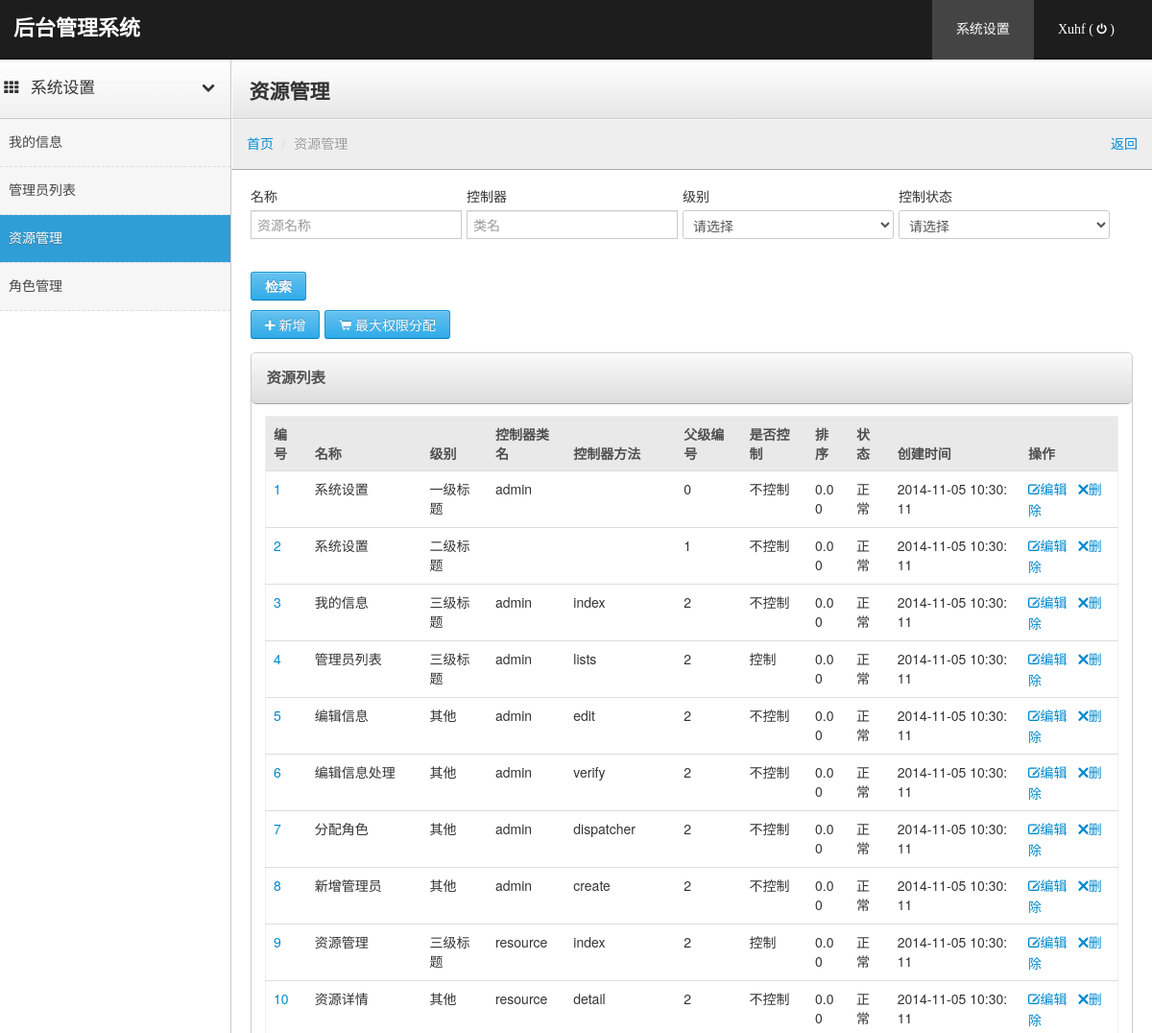
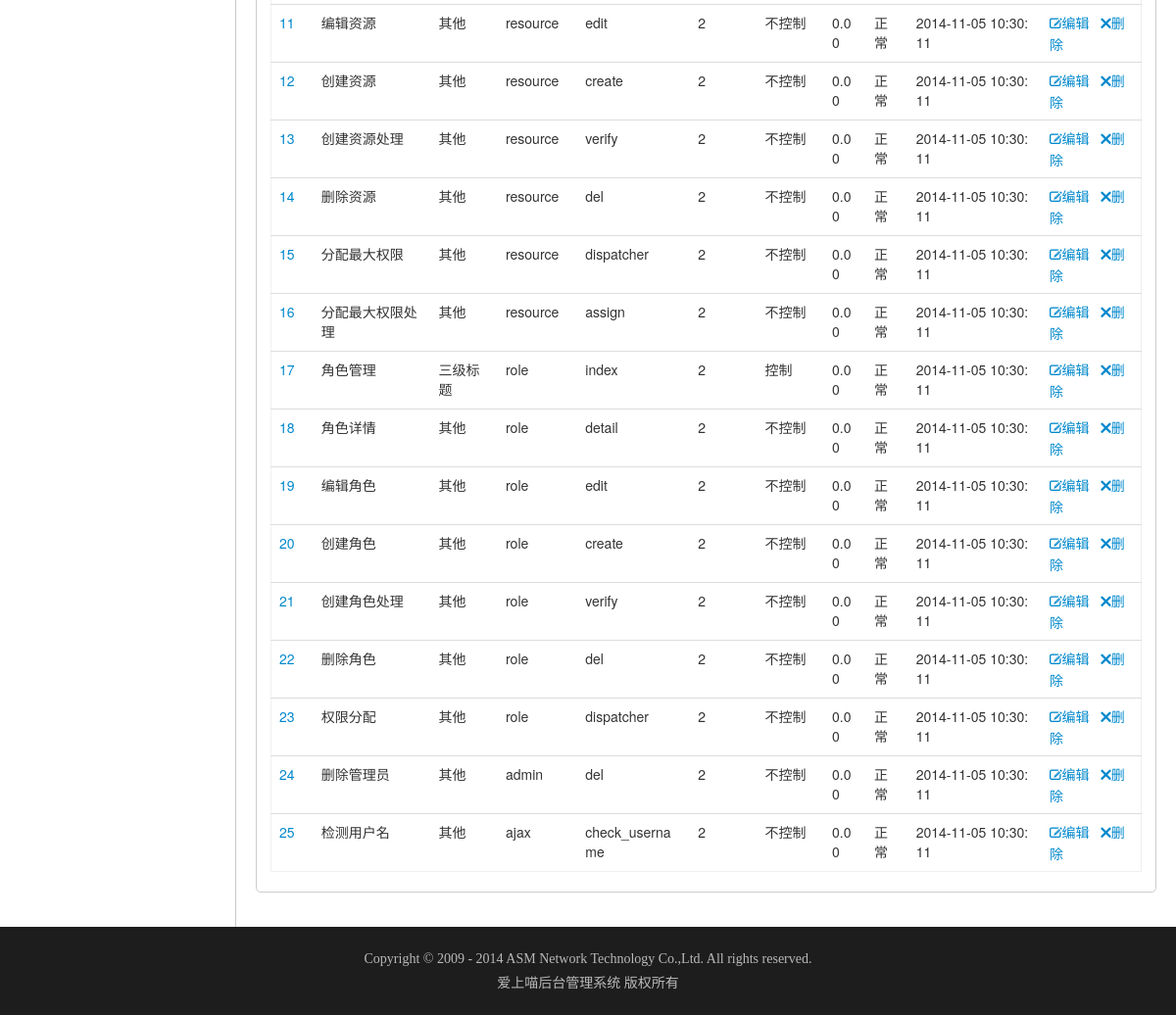
/index.php/resource (signed in), run on the app's committed database (2 pictures, top to bottom).
### tables this page shows
CREATE TABLE `admin_resource` (
  `resource_id` int(4) NOT NULL AUTO_INCREMENT COMMENT '资源ID',
  `title` varchar(100) NOT NULL COMMENT '节点名称',
  `url_directory` varchar(100) NOT NULL DEFAULT '' COMMENT '控制器目录',
  `url_class` varchar(100) NOT NULL COMMENT '控制器类名',
  `url_method` varchar(100) NOT NULL COMMENT '控制器方法',
  `url_param` varchar(255) NOT NULL DEFAULT '' COMMENT '参数，json存储',
  `pid` int(4) NOT NULL DEFAULT '0' COMMENT '上级ID',
  `level` tinyint(1) NOT NULL DEFAULT '1' COMMENT '级别 1一级标题 2二级标题 3菜单 4其他',
  `permission_type` tinyint(1) NOT NULL DEFAULT '1' COMMENT '1必须控制，0非必须控制',
  `sort` decimal(10,2) NOT NULL DEFAULT '0.00' COMMENT '排序，越大越靠前',
  `stat` tinyint(1) NOT NULL DEFAULT '1' COMMENT '状态 1正常 2已冻结 3已删除',
  `created_ts` timestamp NOT NULL DEFAULT CURRENT_TIMESTAMP COMMENT '创建时间',
  PRIMARY KEY (`resource_id`),
  KEY `idx_pid` (`pid`)
);

### application/views/admin_resource/list.php (the view, shortened to what the rows shown need)
<?php $this->load->view('base/header');?>
<div class="content">
    <div class="header"><h1 class="page-title">资源管理</h1></div>
    <div class="container-fluid">
    <div class="block">
        <div id="list" class="block-body collapse in">
            <table class="table table-striped table-hover">
                <thead>
                    <th><span class="tbsort" id="s_resource_id"><?php echo $column['resource_id'];?></span></th>
                    <th><span class="tbsort" id="s_title"><?php echo $column['title'];?></span></th>
                    <th><span class="tbsort" id="s_level"><?php echo $column['level'];?></span></th>
                    <th><span class="tbsort" id="s_url_class"><?php echo $column['url_class'];?></span></th>
                    <th><span class="tbsort" id="s_url_method"><?php echo $column['url_method'];?></span></th>
                    <th><span class="tbsort" id="s_pid"><?php echo $column['pid'];?></span></th>
                    <th><span class="tbsort" id="s_permission_type"><?php echo $column['permission_type'];?></span></th>
                    <th><span class="tbsort" id="s_sort"><?php echo $column['sort'];?></span></th>
                    <th><span class="tbsort" id="s_stat"><?php echo $column['stat'];?></span></th>
                    <th><span class="tbsort" id="s_created_ts"><?php echo $column['created_ts'];?></span></th>
                    <th>操作</th>
                </thead>
                <tbody>
                <?php foreach($data as $row) :?>
                <tr>
                    <td><a href="<?php echo create_url('resource/detail', array('id' => $row['resource_id']));?>"><?php echo $row['resource_id'];?></a></td>
                    <td><?php echo htmlspecialchars($row['title']);?></td>
                    <td><?php echo lang_setting('admin_resource_level', $row['level']);?></td>
                    <td><?php echo htmlspecialchars($row['url_class']);?></td>
                    <td><?php echo htmlspecialchars($row['url_method']);?></td>
                    <td><?php echo $row['pid'];?></td>
                    <td><?php echo lang_setting('admin_resource_permission_type', $row['permission_type']);?></td>
                    <td><?php echo $row['sort'];?></td>
                    <td><?php echo lang_setting('admin_resource_stat', $row['stat']);?></td>
                    <td><?php echo $row['created_ts'];?></td>
                    <td>
                        <a class="icon-edit" href="<?php echo create_url('resource/edit', array('id' => $row['resource_id']));?>" title="编辑">编辑</a>&nbsp;&nbsp;
                        <a data-toggle="modal" class="icon-remove" href="<?php echo create_url('resource/del', array('id' => $row['resource_id']));?>#myModal" >删除</a>
                    </td>
                </tr>
                <?php endforeach;?>
                </tbody>
            </table>
        </div>
    </div>
    </div>
</div>

### application/views/base/sidebar.php
<div class="sidebar-nav">
<?php foreach($sys_menu_minor as $val) : ?>
    <a href="#sidebar_menu_<?php echo $val['id']?>" class="nav-header collapsed" data-toggle="collapse"><i class="icon-th"></i><?php echo $val['title']?><i class="icon-chevron-up"></i></a>
    <ul id="sidebar_menu_<?php echo $val['id']?>" class="nav nav-list collapse in">
    <?php foreach($val['sub'] as $val_sub) : ?>
        <li id="<?php echo $val_sub['url_uid'];?>"><a href="<?php echo $val_sub['url'];?>"><?php echo $val_sub['title'];?></a></li>
    <?php endforeach;?>
    </ul>
<?php endforeach; ?>
</div>

### data on the page
admin_resource: title "系统设置", resource_id "2", level "二级标题", pid "1", permission_type "不控制", sort "0.00", stat "正常", created_ts "2014-11-05 10:30:11"
admin_resource: title "我的信息", resource_id "3", level "三级标题", url_class "admin", url_method "index", pid "2", permission_type "不控制", sort "0.00", stat "正常", created_ts "2014-11-05 10:30:11"
admin_resource: title "管理员列表", resource_id "4", level "三级标题", url_class "admin", url_method "lists", pid "2", permission_type "控制", sort "0.00", stat "正常", created_ts "2014-11-05 10:30:11"
admin_resource: title "资源管理", resource_id "9", level "三级标题", url_class "resource", url_method "index", pid "2", permission_type "控制", sort "0.00", stat "正常", created_ts "2014-11-05 10:30:11"
admin_resource: title "角色管理", resource_id "17", level "三级标题", url_class "role", url_method "index", pid "2", permission_type "控制", sort "0.00", stat "正常", created_ts "2014-11-05 10:30:11"
admin_resource: resource_id "1", title "系统设置", level "一级标题", url_class "admin", pid "0", permission_type+pid "不控制", sort "0.00", stat "正常", created_ts "2014-11-05 10:30:11"
admin_resource: resource_id "5", title "编辑信息", level "其他", url_class "admin", url_method "edit", pid "2", permission_type "不控制", sort "0.00", stat "正常", created_ts "2014-11-05 10:30:11"
admin_resource: resource_id "6", title "编辑信息处理", level "其他", url_class "admin", url_method "verify", pid "2", permission_type "不控制", sort "0.00", stat "正常", created_ts "2014-11-05 10:30:11"
admin_resource: resource_id "7", title "分配角色", level "其他", url_class "admin", url_method "dispatcher", pid "2", permission_type "不控制", sort "0.00", stat "正常", created_ts "2014-11-05 10:30:11"
admin_resource: resource_id "8", title "新增管理员", level "其他", url_class "admin", url_method "create", pid "2", permission_type "不控制", sort "0.00", stat "正常", created_ts "2014-11-05 10:30:11"
admin_resource: resource_id "10", title "资源详情", level "其他", url_class "resource", url_method "detail", pid "2", permission_type "不控制", sort "0.00", stat "正常", created_ts "2014-11-05 10:30:11"
admin_resource: resource_id "11", title "编辑资源", level "其他", url_class "resource", url_method "edit", pid "2", permission_type "不控制", sort "0.00", stat "正常", created_ts "2014-11-05 10:30:11"
admin_resource: resource_id "12", title "创建资源", level "其他", url_class "resource", url_method "create", pid "2", permission_type "不控制", sort "0.00", stat "正常", created_ts "2014-11-05 10:30:11"
admin_resource: resource_id "13", title "创建资源处理", level "其他", url_class "resource", url_method "verify", pid "2", permission_type "不控制", sort "0.00", stat "正常", created_ts "2014-11-05 10:30:11"
admin_resource: resource_id "14", title "删除资源", level "其他", url_class "resource", url_method "del", pid "2", permission_type "不控制", sort "0.00", stat "正常", created_ts "2014-11-05 10:30:11"
admin_resource: resource_id "15", title "分配最大权限", level "其他", url_class "resource", url_method "dispatcher", pid "2", permission_type "不控制", sort "0.00", stat "正常", created_ts "2014-11-05 10:30:11"
admin_resource: resource_id "16", title "分配最大权限处理", level "其他", url_class "resource", url_method "assign", pid "2", permission_type "不控制", sort "0.00", stat "正常", created_ts "2014-11-05 10:30:11"
admin_resource: resource_id "18", title "角色详情", level "其他", url_class "role", url_method "detail", pid "2", permission_type "不控制", sort "0.00", stat "正常", created_ts "2014-11-05 10:30:11"
admin_resource: resource_id "19", title "编辑角色", level "其他", url_class "role", url_method "edit", pid "2", permission_type "不控制", sort "0.00", stat "正常", created_ts "2014-11-05 10:30:11"
admin_resource: resource_id "20", title "创建角色", level "其他", url_class "role", url_method "create", pid "2", permission_type "不控制", sort "0.00", stat "正常", created_ts "2014-11-05 10:30:11"
admin_resource: resource_id "21", title "创建角色处理", level "其他", url_class "role", url_method "verify", pid "2", permission_type "不控制", sort "0.00", stat "正常", created_ts "2014-11-05 10:30:11"
admin_resource: resource_id "22", title "删除角色", level "其他", url_class "role", url_method "del", pid "2", permission_type "不控制", sort "0.00", stat "正常", created_ts "2014-11-05 10:30:11"
admin_resource: resource_id "23", title "权限分配", level "其他", url_class "role", url_method "dispatcher", pid "2", permission_type "不控制", sort "0.00", stat "正常", created_ts "2014-11-05 10:30:11"
admin_resource: resource_id "24", title "删除管理员", level "其他", url_class "admin", url_method "del", pid "2", permission_type "不控制", sort "0.00", stat "正常", created_ts "2014-11-05 10:30:11"
admin_resource: resource_id "25", title "检测用户名", level "其他", url_class "ajax", url_method "check_username", pid "2", permission_type "不控制", sort "0.00", stat "正常", created_ts "2014-11-05 10:30:11"

### other printed values
$val['title'] "系统设置"
$sys_user['nickname'] "Xuhf"
$column['resource_id'] "编号"
$column['title'] "名称"
$column['level'] "级别"
$column['url_class'] "控制器类名"
$column['url_method'] "控制器方法"
$column['pid'] "父级编号"
$column['permission_type'] "是否控制"
$column['sort'] "排序"
$column['stat'] "状态"
$column['created_ts'] "创建时间"
